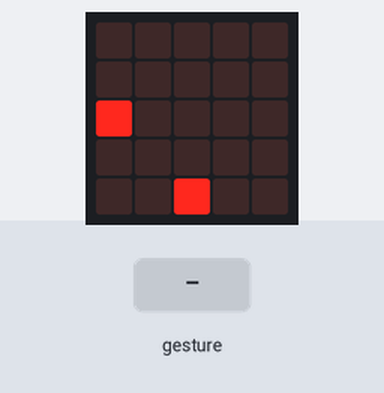
This program was run on a simulated BBC micro:bit (MakeCode). Parts: the board's 5×5 LED display. The inputs (shaded band) are chosen by the test bench. Random numbers come from a fixed seed; a tilt is held for 1.5 s and a shake lasts 1 s, then the board lies face up again; the run ends where the board's game-over animation would start. At 7.3 s the program stops and its outputs stay as they are.

Above: at 1.2 s.
1.3 s: gesture 'tilt right'
At 1.9 s:
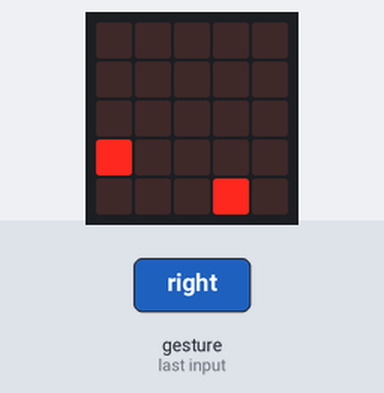
4.2 s: gesture 'tilt left'
At 5.1 s:
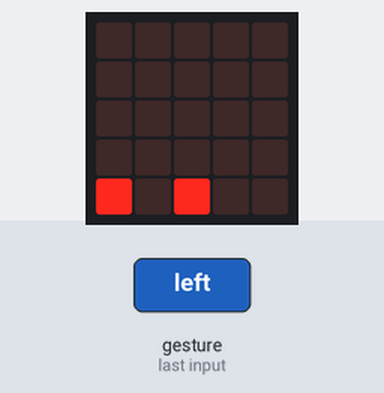
7.2 s: gesture 'tilt left'
At 7.8 s:
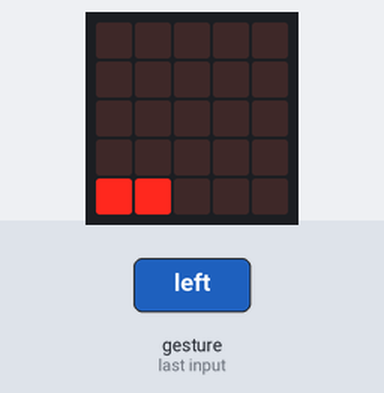
Timing chart, 0 to 8.8 s (numbered marks = the images above; inputs shaded):
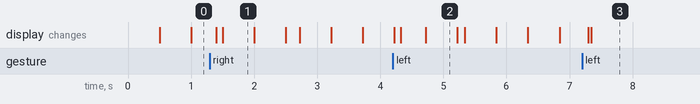

The program:

main.ts
```typescript
input.onGesture(Gesture.TiltLeft, function () {
    if (x < 4) {
        x = x - 1
        basic.clearScreen()
        led.plot(x, y)
    }
    led.unplot(x + 1, y)
})
input.onGesture(Gesture.TiltRight, function () {
    if (x < 4) {
        x = x + 1
        basic.clearScreen()
        led.plot(x, y)
        led.unplot(x - 1, y)
    }
})
let y5 = 0
let y = 0
let x = 0
x = 2
y = 4
led.plot(x, y)
let y0 = 0
let y1 = 0
let y2 = 0
let y3 = 0
let y4 = 0
basic.forever(function () {
    basic.pause(randint(0, 3) * 100)
    y0 = 0
    for (let index = 0; index < 5; index++) {
        led.plot(0, y0)
        basic.pause(500)
        y0 = y0 + 1
        led.unplot(0, y0 - 1)
    }
})
basic.forever(function () {
    basic.pause(randint(0, 3) * 100)
    y1 = 0
    for (let index = 0; index < 5; index++) {
        led.plot(0, y1)
        basic.pause(500)
        y1 = y1 + 1
        led.unplot(0, y1 - 1)
    }
})
basic.forever(function () {
    if (x == 0 && y == y0) {
        basic.showIcon(IconNames.No)
        basic.pause(100)
        basic.clearScreen()
        x = 2
        y = 4
        led.plot(x, y)
        y0 = randint(0, 2)
        y1 = randint(0, 2)
        y2 = randint(0, 2)
        y3 = randint(0, 2)
        y4 = randint(0, 2)
    }
    if (x == 1 && y == y1) {
        game.gameOver()
        led.unplot(x, y)
    }
})
basic.forever(function () {
    basic.pause(randint(0, 3) * 100)
    y2 = 0
    for (let index = 0; index < 5; index++) {
        led.plot(0, y2)
        basic.pause(500)
        y2 = y2 + 1
        led.unplot(0, y2 - 1)
    }
})
basic.forever(function () {
    basic.pause(randint(0, 3) * 100)
    y3 = 0
    for (let index = 0; index < 5; index++) {
        led.plot(0, y3)
        basic.pause(500)
        y3 = y3 + 1
        led.unplot(0, y3 - 1)
    }
})
basic.forever(function () {
    basic.pause(randint(0, 3) * 100)
    y4 = 0
    for (let index = 0; index < 5; index++) {
        led.plot(0, y4)
        basic.pause(500)
        y4 = y4 + 1
        led.unplot(0, y4 - 1)
    }
})
basic.forever(function () {
    basic.pause(randint(0, 3) * 100)
    y5 = 0
    for (let index = 0; index < 5; index++) {
        led.plot(0, y5)
        basic.pause(500)
        y5 = y5 + 1
        led.unplot(0, y5 - 1)
    }
})
```

test.ts
```typescript
// 在這裡測試；當此封包作為擴充功能時，將不會編譯此內容。
```

Measured:
- what the display in image 1 shows lasts 0.5 s, from 1.5 s to 2.0 s
